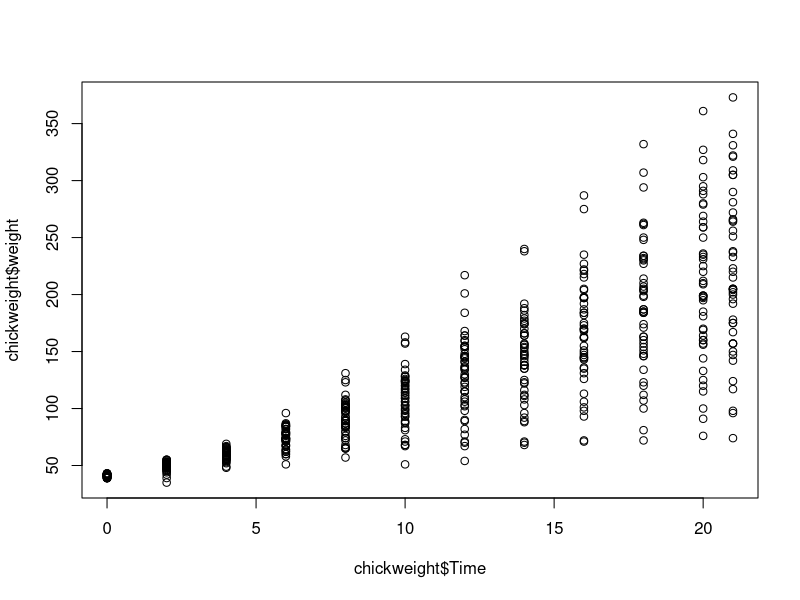
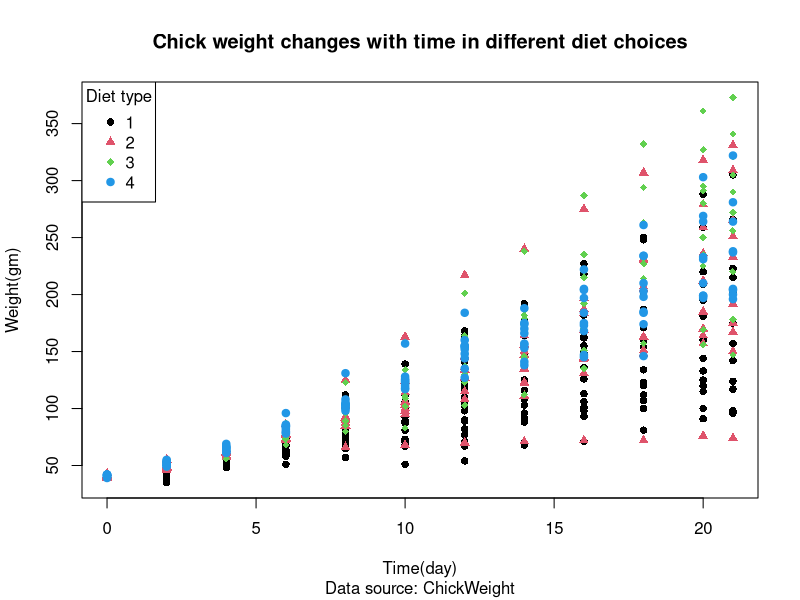

R code for these plots, in order:
## ---- chunk 1
knitr::opts_chunk$set(
  collapse = TRUE,
  comment = "#>"
)
include_solutions <- TRUE
## ---- chunk 2
require(rmarkdown)
require(knitr)
require(kableExtra)
# Put any library imports and other preamble here.
## ---- chunk 3
chickweight <- datasets::ChickWeight
## ---- chunk 4
table(chickweight$Diet)
## ---- chunk 5
#| label: tbl-chickweight
#| tbl-cap: "amount of chicks of each diet type"
diet_type_counts <- table(chickweight$Diet)
knitr::kable(diet_type_counts, col.names = c("Diet Type", "Count"))
## ---- chunk 6
#| label: fig-1
#| fig-cap: "weight changes corresponding to the increases of time"
plot(x = chickweight$Time, y = chickweight$weight)
## ---- chunk 7
#| label: fig-2
#| fig-cap: "Relation between weight and time dividing into different type of diet."
plot(
  x = chickweight$Time, 
  y = chickweight$weight,
  main = "Chick weight changes with time in different diet choices",
  xlab = "Time(day)",
  ylab = "Weight(gm)",
  pch = 15 + as.numeric(chickweight$Diet),
  col = chickweight$Diet,
  sub = "Data source: ChickWeight")
legend(
  "topleft",
  title = "Diet type",
  legend = c("1", "2", "3","4"),
  pch = 16:19,
  col = 1:4)
